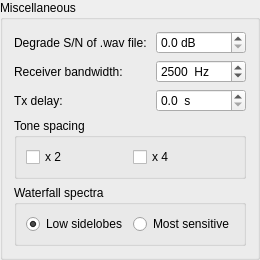
        <widget class="QGroupBox" name="groupBox_5">
         <property name="title">
          <string>Miscellaneous</string>
         </property>
         <layout class="QFormLayout" name="formLayout_10">
          <item row="0" column="0">
           <widget class="QLabel" name="label_3">
            <property name="text">
             <string>Degrade S/N of .wav file: </string>
            </property>
            <property name="buddy">
             <cstring>sbDegrade</cstring>
            </property>
           </widget>
          </item>
          <item row="0" column="1">
           <widget class="QDoubleSpinBox" name="sbDegrade">
            <property name="toolTip">
             <string>For offline sensitivity tests</string>
            </property>
            <property name="suffix">
             <string> dB</string>
            </property>
            <property name="decimals">
             <number>1</number>
            </property>
            <property name="singleStep">
             <double>1.000000000000000</double>
            </property>
           </widget>
          </item>
          <item row="1" column="0">
           <widget class="QLabel" name="label_9">
            <property name="text">
             <string>Receiver bandwidth:</string>
            </property>
            <property name="buddy">
             <cstring>sbBandwidth</cstring>
            </property>
           </widget>
          </item>
          <item row="1" column="1">
           <widget class="QSpinBox" name="sbBandwidth">
            <property name="toolTip">
             <string>For offline sensitivity tests</string>
            </property>
            <property name="suffix">
             <string>  Hz</string>
            </property>
            <property name="maximum">
             <number>6000</number>
            </property>
            <property name="singleStep">
             <number>100</number>
            </property>
            <property name="value">
             <number>2500</number>
            </property>
           </widget>
          </item>
          <item row="2" column="0">
           <widget class="QLabel" name="label_11">
            <property name="text">
             <string>Tx delay:</string>
            </property>
            <property name="buddy">
             <cstring>sbTxDelay</cstring>
            </property>
           </widget>
          </item>
          <item row="2" column="1">
           <widget class="QDoubleSpinBox" name="sbTxDelay">
            <property name="toolTip">
             <string>Minimum delay between assertion of PTT and start of Tx audio.</string>
            </property>
            <property name="suffix">
             <string>  s</string>
            </property>
            <property name="decimals">
             <number>1</number>
            </property>
            <property name="minimum">
             <double>0.000000000000000</double>
            </property>
            <property name="maximum">
             <double>0.500000000000000</double>
            </property>
            <property name="singleStep">
             <double>0.100000000000000</double>
            </property>
           </widget>
          </item>
          <item row="3" column="0" colspan="2">
           <widget class="QGroupBox" name="groupBox_10">
            <property name="minimumSize">
             <size>
              <width>0</width>
              <height>50</height>
             </size>
            </property>
            <property name="accessibleName">
             <string>Tone spacing</string>
            </property>
            <property name="title">
             <string>Tone spacing</string>
            </property>
            <layout class="QHBoxLayout" name="horizontalLayout_19">
             <item>
              <widget class="QCheckBox" name="cbx2ToneSpacing">
               <property name="toolTip">
                <string>&lt;html&gt;&lt;head/&gt;&lt;body&gt;&lt;p&gt;Generate Tx audio with twice the normal tone spacing.  Intended for special LF/MF transmitters that use a divide-by-2 before generating RF.&lt;/p&gt;&lt;/body&gt;&lt;/html&gt;</string>
               </property>
               <property name="text">
                <string>x 2</string>
               </property>
              </widget>
             </item>
             <item>
              <widget class="QCheckBox" name="cbx4ToneSpacing">
               <property name="enabled">
                <bool>true</bool>
               </property>
               <property name="toolTip">
                <string>&lt;html&gt;&lt;head/&gt;&lt;body&gt;&lt;p&gt;Generate Tx audio with four times the normal tone spacing. Intended for special LF/MF transmitters that use a divide-by-4 before generating RF.&lt;/p&gt;&lt;/body&gt;&lt;/html&gt;</string>
               </property>
               <property name="text">
                <string>x 4 </string>
               </property>
              </widget>
             </item>
            </layout>
           </widget>
          </item>
          <item row="4" column="0" colspan="2">
           <widget class="QGroupBox" name="groupBox_7">
            <property name="minimumSize">
             <size>
              <width>0</width>
              <height>50</height>
             </size>
            </property>
            <property name="accessibleName">
             <string>Waterfall spectra</string>
            </property>
            <property name="title">
             <string>Waterfall spectra</string>
            </property>
            <layout class="QHBoxLayout" name="horizontalLayout_16">
             <item>
              <widget class="QRadioButton" name="rbLowSidelobes">
               <property name="text">
                <string>Low sidelobes</string>
               </property>
               <property name="checked">
                <bool>true</bool>
               </property>
              </widget>
             </item>
             <item>
              <widget class="QRadioButton" name="rbMaxSensitivity">
               <property name="text">
                <string>Most sensitive</string>
               </property>
              </widget>
             </item>
            </layout>
           </widget>
          </item>
         </layout>
        </widget>
